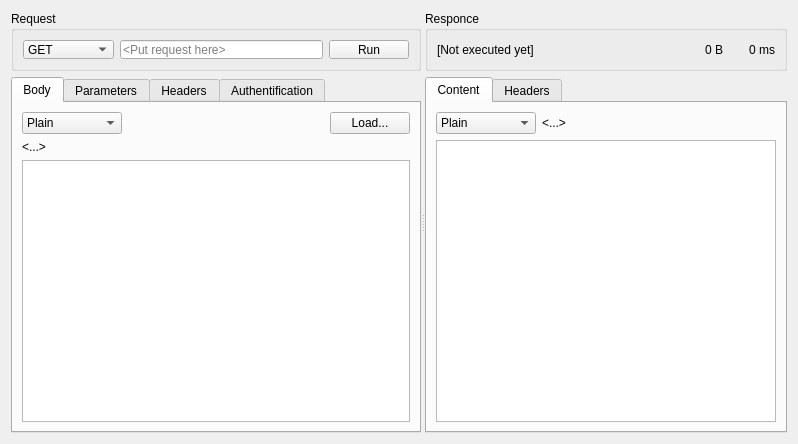
<?xml version="1.0" encoding="UTF-8"?>
<ui version="4.0">
 <class>CRequestGUI</class>
 <widget class="QWidget" name="CRequestGUI">
  <property name="geometry">
   <rect>
    <x>0</x>
    <y>0</y>
    <width>798</width>
    <height>444</height>
   </rect>
  </property>
  <property name="windowTitle">
   <string>Form</string>
  </property>
  <layout class="QHBoxLayout" name="horizontalLayout_2">
   <item>
    <widget class="QSplitter" name="splitter">
     <property name="orientation">
      <enum>Qt::Horizontal</enum>
     </property>
     <widget class="QWidget" name="layoutWidget">
      <layout class="QVBoxLayout" name="verticalLayout_3">
       <item>
        <widget class="QGroupBox" name="RequestGB">
         <property name="minimumSize">
          <size>
           <width>0</width>
           <height>60</height>
          </size>
         </property>
         <property name="maximumSize">
          <size>
           <width>16777215</width>
           <height>60</height>
          </size>
         </property>
         <property name="title">
          <string>Request</string>
         </property>
         <layout class="QHBoxLayout" name="horizontalLayout">
          <item>
           <widget class="QComboBox" name="RequestType">
            <property name="toolTip">
             <string>Request type</string>
            </property>
            <property name="currentText">
             <string notr="true">GET</string>
            </property>
            <item>
             <property name="text">
              <string>GET</string>
             </property>
            </item>
            <item>
             <property name="text">
              <string>PUT</string>
             </property>
            </item>
            <item>
             <property name="text">
              <string>POST</string>
             </property>
            </item>
            <item>
             <property name="text">
              <string>DELETE</string>
             </property>
            </item>
            <item>
             <property name="text">
              <string>HEAD</string>
             </property>
            </item>
            <item>
             <property name="text">
              <string>PATCH</string>
             </property>
            </item>
            <item>
             <property name="text">
              <string>OPTIONS</string>
             </property>
            </item>
            <item>
             <property name="text">
              <string>TRACE</string>
             </property>
            </item>
            <item>
             <property name="text">
              <string>CONNECT</string>
             </property>
            </item>
            <item>
             <property name="text">
              <string>LIST</string>
             </property>
            </item>
           </widget>
          </item>
          <item>
           <widget class="QLineEdit" name="RequestURL">
            <property name="sizePolicy">
             <sizepolicy hsizetype="Expanding" vsizetype="Fixed">
              <horstretch>0</horstretch>
              <verstretch>0</verstretch>
             </sizepolicy>
            </property>
            <property name="toolTip">
             <string>Request URL</string>
            </property>
            <property name="placeholderText">
             <string>&lt;Put request here&gt;</string>
            </property>
           </widget>
          </item>
          <item>
           <widget class="QPushButton" name="Run">
            <property name="toolTip">
             <string>Execute request</string>
            </property>
            <property name="text">
             <string>Run</string>
            </property>
           </widget>
          </item>
         </layout>
        </widget>
       </item>
       <item>
        <widget class="QTabWidget" name="RequestTabs">
         <property name="currentIndex">
          <number>0</number>
         </property>
         <widget class="QWidget" name="RequestBodyTab">
          <attribute name="title">
           <string>Body</string>
          </attribute>
          <layout class="QVBoxLayout" name="verticalLayout_7">
           <item>
            <layout class="QHBoxLayout" name="horizontalLayout_7">
             <item>
              <widget class="QComboBox" name="RequestDataType">
               <property name="minimumSize">
                <size>
                 <width>100</width>
                 <height>0</height>
                </size>
               </property>
               <item>
                <property name="text">
                 <string>Plain</string>
                </property>
               </item>
               <item>
                <property name="text">
                 <string>HTML</string>
                </property>
               </item>
               <item>
                <property name="text">
                 <string>JSON</string>
                </property>
               </item>
               <item>
                <property name="text">
                 <string>Binary</string>
                </property>
               </item>
              </widget>
             </item>
             <item>
              <spacer name="horizontalSpacer_4">
               <property name="orientation">
                <enum>Qt::Horizontal</enum>
               </property>
               <property name="sizeHint" stdset="0">
                <size>
                 <width>40</width>
                 <height>20</height>
                </size>
               </property>
              </spacer>
             </item>
             <item>
              <widget class="QPushButton" name="LoadRequestBody">
               <property name="text">
                <string>Load...</string>
               </property>
              </widget>
             </item>
            </layout>
           </item>
           <item>
            <widget class="QLabel" name="RequestBinaryLabel">
             <property name="text">
              <string>&lt;...&gt;</string>
             </property>
            </widget>
           </item>
           <item>
            <widget class="QPlainTextEdit" name="RequestBody">
             <property name="readOnly">
              <bool>false</bool>
             </property>
             <property name="placeholderText">
              <string>&lt;Put request body here&gt;</string>
             </property>
            </widget>
           </item>
          </layout>
         </widget>
         <widget class="QWidget" name="RequestParamsTab">
          <attribute name="title">
           <string>Parameters</string>
          </attribute>
          <layout class="QVBoxLayout" name="verticalLayout">
           <item>
            <widget class="CParamTable" name="RequestParams">
             <property name="editTriggers">
              <set>QAbstractItemView::AllEditTriggers</set>
             </property>
             <property name="showDropIndicator" stdset="0">
              <bool>false</bool>
             </property>
             <property name="dragDropOverwriteMode">
              <bool>false</bool>
             </property>
             <property name="selectionMode">
              <enum>QAbstractItemView::SingleSelection</enum>
             </property>
             <property name="selectionBehavior">
              <enum>QAbstractItemView::SelectRows</enum>
             </property>
             <attribute name="horizontalHeaderCascadingSectionResizes">
              <bool>false</bool>
             </attribute>
             <attribute name="horizontalHeaderDefaultSectionSize">
              <number>200</number>
             </attribute>
             <attribute name="horizontalHeaderStretchLastSection">
              <bool>false</bool>
             </attribute>
            </widget>
           </item>
           <item>
            <layout class="QHBoxLayout" name="horizontalLayout_5">
             <item>
              <spacer name="horizontalSpacer_2">
               <property name="orientation">
                <enum>Qt::Horizontal</enum>
               </property>
               <property name="sizeHint" stdset="0">
                <size>
                 <width>40</width>
                 <height>20</height>
                </size>
               </property>
              </spacer>
             </item>
             <item>
              <widget class="QPushButton" name="AddParameter">
               <property name="text">
                <string>Add</string>
               </property>
              </widget>
             </item>
             <item>
              <widget class="QPushButton" name="RemoveParameter">
               <property name="text">
                <string>Remove</string>
               </property>
              </widget>
             </item>
             <item>
              <widget class="QPushButton" name="ClearParameters">
               <property name="text">
                <string>Reset</string>
               </property>
              </widget>
             </item>
            </layout>
           </item>
          </layout>
         </widget>
         <widget class="QWidget" name="RequestHeadersTab">
          <attribute name="title">
           <string>Headers</string>
          </attribute>
          <layout class="QVBoxLayout" name="verticalLayout_8">
           <item>
            <widget class="CParamTable" name="RequestHeaders">
             <property name="editTriggers">
              <set>QAbstractItemView::AllEditTriggers</set>
             </property>
             <property name="showDropIndicator" stdset="0">
              <bool>false</bool>
             </property>
             <property name="dragDropOverwriteMode">
              <bool>false</bool>
             </property>
             <property name="selectionMode">
              <enum>QAbstractItemView::SingleSelection</enum>
             </property>
             <property name="selectionBehavior">
              <enum>QAbstractItemView::SelectRows</enum>
             </property>
             <attribute name="horizontalHeaderCascadingSectionResizes">
              <bool>false</bool>
             </attribute>
             <attribute name="horizontalHeaderDefaultSectionSize">
              <number>200</number>
             </attribute>
             <attribute name="horizontalHeaderStretchLastSection">
              <bool>false</bool>
             </attribute>
            </widget>
           </item>
           <item>
            <layout class="QHBoxLayout" name="horizontalLayout_4">
             <item>
              <spacer name="horizontalSpacer">
               <property name="orientation">
                <enum>Qt::Horizontal</enum>
               </property>
               <property name="sizeHint" stdset="0">
                <size>
                 <width>40</width>
                 <height>20</height>
                </size>
               </property>
              </spacer>
             </item>
             <item>
              <widget class="QPushButton" name="AddHeader">
               <property name="text">
                <string>Add</string>
               </property>
              </widget>
             </item>
             <item>
              <widget class="QPushButton" name="RemoveHeader">
               <property name="text">
                <string>Remove</string>
               </property>
              </widget>
             </item>
             <item>
              <widget class="QPushButton" name="ClearHeaders">
               <property name="text">
                <string>Reset</string>
               </property>
              </widget>
             </item>
            </layout>
           </item>
          </layout>
         </widget>
         <widget class="QWidget" name="AuthTab">
          <attribute name="title">
           <string>Authentification</string>
          </attribute>
          <layout class="QVBoxLayout" name="verticalLayout_9">
           <item>
            <layout class="QHBoxLayout" name="horizontalLayout_8">
             <item>
              <widget class="QLabel" name="label">
               <property name="text">
                <string>Type</string>
               </property>
              </widget>
             </item>
             <item>
              <widget class="QComboBox" name="AuthType">
               <property name="minimumSize">
                <size>
                 <width>100</width>
                 <height>0</height>
                </size>
               </property>
               <item>
                <property name="text">
                 <string>None</string>
                </property>
               </item>
               <item>
                <property name="text">
                 <string>Explicit</string>
                </property>
               </item>
              </widget>
             </item>
             <item>
              <spacer name="horizontalSpacer_5">
               <property name="orientation">
                <enum>Qt::Horizontal</enum>
               </property>
               <property name="sizeHint" stdset="0">
                <size>
                 <width>40</width>
                 <height>20</height>
                </size>
               </property>
              </spacer>
             </item>
            </layout>
           </item>
           <item>
            <widget class="QStackedWidget" name="AuthStack">
             <widget class="QWidget" name="NoAuth"/>
             <widget class="QWidget" name="LoginPassAuth">
              <layout class="QFormLayout" name="formLayout">
               <item row="0" column="0">
                <widget class="QLabel" name="label_2">
                 <property name="text">
                  <string>Login</string>
                 </property>
                </widget>
               </item>
               <item row="0" column="1">
                <widget class="QLineEdit" name="LoginEdit"/>
               </item>
               <item row="1" column="0">
                <widget class="QLabel" name="label_3">
                 <property name="text">
                  <string>Password</string>
                 </property>
                </widget>
               </item>
               <item row="1" column="1">
                <widget class="QLineEdit" name="PasswordEdit"/>
               </item>
              </layout>
             </widget>
            </widget>
           </item>
          </layout>
         </widget>
        </widget>
       </item>
      </layout>
     </widget>
     <widget class="QWidget" name="layoutWidget">
      <layout class="QVBoxLayout" name="verticalLayout_6">
       <item>
        <widget class="QGroupBox" name="OutputGB">
         <property name="minimumSize">
          <size>
           <width>0</width>
           <height>60</height>
          </size>
         </property>
         <property name="maximumSize">
          <size>
           <width>16777215</width>
           <height>60</height>
          </size>
         </property>
         <property name="title">
          <string>Responce</string>
         </property>
         <layout class="QVBoxLayout" name="verticalLayout_2">
          <item>
           <layout class="QHBoxLayout" name="horizontalLayout_3">
            <item>
             <widget class="QLabel" name="ResultCode">
              <property name="toolTip">
               <string>Request execution status</string>
              </property>
              <property name="text">
               <string>[Not executed yet]</string>
              </property>
             </widget>
            </item>
            <item>
             <widget class="QLabel" name="ResponseSizeLabel">
              <property name="sizePolicy">
               <sizepolicy hsizetype="Maximum" vsizetype="Preferred">
                <horstretch>0</horstretch>
                <verstretch>0</verstretch>
               </sizepolicy>
              </property>
              <property name="toolTip">
               <string>Response size (in bytes)</string>
              </property>
              <property name="text">
               <string>0 B</string>
              </property>
              <property name="alignment">
               <set>Qt::AlignRight|Qt::AlignTrailing|Qt::AlignVCenter</set>
              </property>
             </widget>
            </item>
            <item>
             <spacer name="horizontalSpacer_3">
              <property name="orientation">
               <enum>Qt::Horizontal</enum>
              </property>
              <property name="sizeType">
               <enum>QSizePolicy::Fixed</enum>
              </property>
              <property name="sizeHint" stdset="0">
               <size>
                <width>20</width>
                <height>20</height>
               </size>
              </property>
             </spacer>
            </item>
            <item>
             <widget class="QLabel" name="TimeLabel">
              <property name="sizePolicy">
               <sizepolicy hsizetype="Maximum" vsizetype="Preferred">
                <horstretch>0</horstretch>
                <verstretch>0</verstretch>
               </sizepolicy>
              </property>
              <property name="toolTip">
               <string>Request execution time (in milliseconds)</string>
              </property>
              <property name="text">
               <string>0 ms</string>
              </property>
              <property name="alignment">
               <set>Qt::AlignRight|Qt::AlignTrailing|Qt::AlignVCenter</set>
              </property>
             </widget>
            </item>
           </layout>
          </item>
         </layout>
        </widget>
       </item>
       <item>
        <widget class="QTabWidget" name="ResultTabs">
         <property name="currentIndex">
          <number>0</number>
         </property>
         <widget class="QWidget" name="ResponceTab">
          <attribute name="title">
           <string>Content</string>
          </attribute>
          <layout class="QVBoxLayout" name="verticalLayout_4">
           <item>
            <layout class="QVBoxLayout" name="verticalLayout_10">
             <item>
              <layout class="QHBoxLayout" name="horizontalLayout_6">
               <item>
                <widget class="QComboBox" name="ReplyDataType">
                 <property name="minimumSize">
                  <size>
                   <width>100</width>
                   <height>0</height>
                  </size>
                 </property>
                 <item>
                  <property name="text">
                   <string>Plain</string>
                  </property>
                 </item>
                 <item>
                  <property name="text">
                   <string>HTML</string>
                  </property>
                 </item>
                 <item>
                  <property name="text">
                   <string>JSON</string>
                  </property>
                 </item>
                 <item>
                  <property name="text">
                   <string>Image</string>
                  </property>
                 </item>
                 <item>
                  <property name="text">
                   <string>Binary</string>
                  </property>
                 </item>
                </widget>
               </item>
               <item>
                <widget class="QLabel" name="ReplyDataInfo">
                 <property name="sizePolicy">
                  <sizepolicy hsizetype="Expanding" vsizetype="Preferred">
                   <horstretch>0</horstretch>
                   <verstretch>0</verstretch>
                  </sizepolicy>
                 </property>
                 <property name="text">
                  <string>&lt;...&gt;</string>
                 </property>
                </widget>
               </item>
              </layout>
             </item>
             <item>
              <widget class="QStackedWidget" name="ReplyStack">
               <property name="currentIndex">
                <number>2</number>
               </property>
               <widget class="QWidget" name="BrowserPage">
                <layout class="QVBoxLayout" name="verticalLayout_11">
                 <property name="leftMargin">
                  <number>0</number>
                 </property>
                 <property name="topMargin">
                  <number>0</number>
                 </property>
                 <property name="rightMargin">
                  <number>0</number>
                 </property>
                 <property name="bottomMargin">
                  <number>0</number>
                 </property>
                 <item>
                  <widget class="QTextBrowser" name="ResponsePreview">
                   <property name="toolTip">
                    <string>Decoded responce</string>
                   </property>
                  </widget>
                 </item>
                </layout>
               </widget>
               <widget class="QWidget" name="LabelPage">
                <layout class="QVBoxLayout" name="verticalLayout_12">
                 <property name="leftMargin">
                  <number>0</number>
                 </property>
                 <property name="topMargin">
                  <number>0</number>
                 </property>
                 <property name="rightMargin">
                  <number>0</number>
                 </property>
                 <property name="bottomMargin">
                  <number>0</number>
                 </property>
                 <item>
                  <widget class="QLabel" name="ResponceLabel">
                   <property name="text">
                    <string>&lt;...&gt;</string>
                   </property>
                   <property name="scaledContents">
                    <bool>true</bool>
                   </property>
                  </widget>
                 </item>
                </layout>
               </widget>
               <widget class="QWidget" name="TextPage">
                <layout class="QVBoxLayout" name="verticalLayout_13">
                 <property name="leftMargin">
                  <number>0</number>
                 </property>
                 <property name="topMargin">
                  <number>0</number>
                 </property>
                 <property name="rightMargin">
                  <number>0</number>
                 </property>
                 <property name="bottomMargin">
                  <number>0</number>
                 </property>
                 <item>
                  <widget class="QPlainTextEdit" name="ResponseText">
                   <property name="toolTip">
                    <string>Data received (raw)</string>
                   </property>
                   <property name="readOnly">
                    <bool>true</bool>
                   </property>
                  </widget>
                 </item>
                </layout>
               </widget>
              </widget>
             </item>
            </layout>
           </item>
          </layout>
         </widget>
         <widget class="QWidget" name="HeadersTab">
          <attribute name="title">
           <string>Headers</string>
          </attribute>
          <layout class="QVBoxLayout" name="verticalLayout_5">
           <item>
            <widget class="QTableWidget" name="ResponseHeaders">
             <property name="toolTip">
              <string>Headers received</string>
             </property>
             <property name="editTriggers">
              <set>QAbstractItemView::NoEditTriggers</set>
             </property>
             <property name="showDropIndicator" stdset="0">
              <bool>false</bool>
             </property>
             <property name="dragDropOverwriteMode">
              <bool>false</bool>
             </property>
             <property name="selectionMode">
              <enum>QAbstractItemView::SingleSelection</enum>
             </property>
             <property name="selectionBehavior">
              <enum>QAbstractItemView::SelectRows</enum>
             </property>
             <property name="columnCount">
              <number>2</number>
             </property>
             <attribute name="horizontalHeaderCascadingSectionResizes">
              <bool>false</bool>
             </attribute>
             <attribute name="horizontalHeaderDefaultSectionSize">
              <number>200</number>
             </attribute>
             <attribute name="horizontalHeaderStretchLastSection">
              <bool>true</bool>
             </attribute>
             <column/>
             <column/>
            </widget>
           </item>
          </layout>
         </widget>
        </widget>
       </item>
      </layout>
     </widget>
    </widget>
   </item>
  </layout>
 </widget>
 <customwidgets>
  <customwidget>
   <class>CParamTable</class>
   <extends>QTableWidget</extends>
   <header location="global">CParamTable.h</header>
  </customwidget>
 </customwidgets>
 <tabstops>
  <tabstop>RequestType</tabstop>
  <tabstop>RequestURL</tabstop>
  <tabstop>Run</tabstop>
  <tabstop>RequestTabs</tabstop>
  <tabstop>ResultTabs</tabstop>
  <tabstop>RequestHeaders</tabstop>
  <tabstop>AddHeader</tabstop>
  <tabstop>RemoveHeader</tabstop>
  <tabstop>ClearHeaders</tabstop>
  <tabstop>ResponseHeaders</tabstop>
  <tabstop>RequestBody</tabstop>
 </tabstops>
 <resources/>
 <connections>
  <connection>
   <sender>RequestURL</sender>
   <signal>returnPressed()</signal>
   <receiver>Run</receiver>
   <slot>click()</slot>
   <hints>
    <hint type="sourcelabel">
     <x>330</x>
     <y>53</y>
    </hint>
    <hint type="destinationlabel">
     <x>411</x>
     <y>55</y>
    </hint>
   </hints>
  </connection>
 </connections>
</ui>
